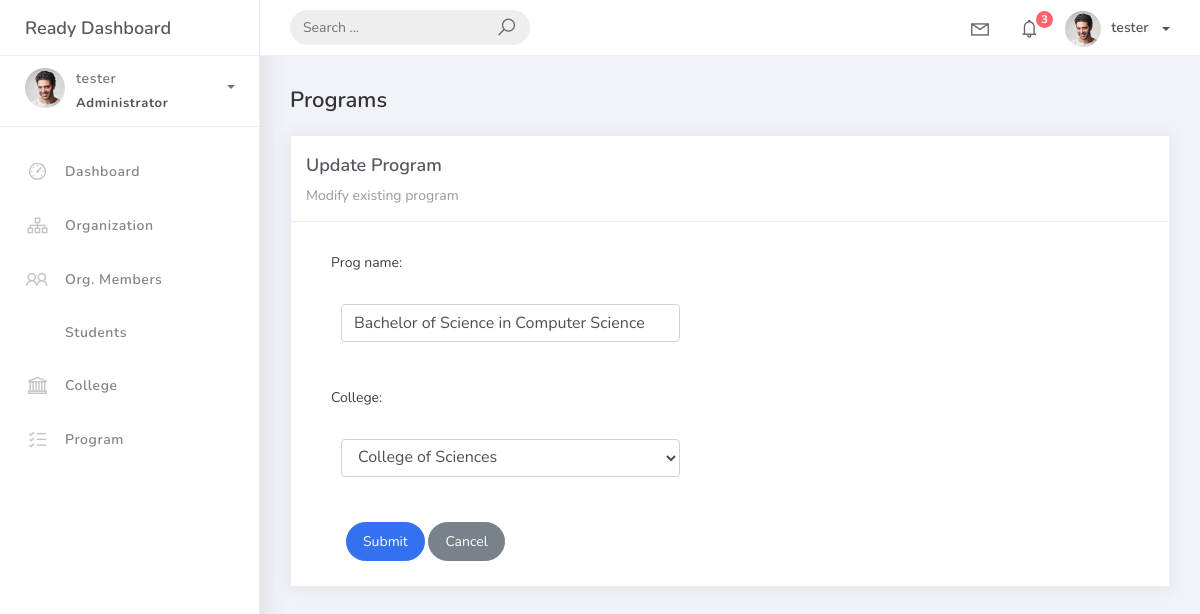
The page /program_list/1 (signed in) on the database its author committed.
### studentorg/models.py (models this page shows, shortened)
class BaseModel(models.Model):
    created_at = models.DateTimeField(auto_now_add=True, db_index=True)
    updated_at = models.DateTimeField(auto_now=True)
    class Meta:
        abstract = True

class Program(BaseModel):
    prog_name = models.CharField(max_length=150)
    college = models.ForeignKey(College, on_delete=models.CASCADE)

### studentorg/views.py (the view)
# urls.py: path('program_list/<pk>', ProgramUpdateView.as_view(), name='program-update'),
class ProgramUpdateView(LoginRequiredMixin, UpdateView):
    model = Program
    form_class = ProgramForm
    template_name = 'program_form.html'
    success_url = reverse_lazy('program-list')

### studentorg/forms.py
class ProgramForm(ModelForm):
    class Meta:
        model = Program
        fields = "__all__"

### studentorg/models.py (called while the page is built)
    def __str__(self):
        return self.college_name

### templates/program_form.html (shortened to what this page needs)
{% extends 'base.html' %} {% load static %} {% block content %}
<div class="content">
    <div class="container-fluid">
        <h4 class="page-title">Programs</h4>
        <div class="row">
            <div class="col-md-12">
                <div class="card">
                    <div class="card-header">
                        <div class="card-title">{% if object %}Update Program{% else %}Add New Program{% endif %}</div>
                        <div class="card-category">{% if object %}Modify existing program{% else %}Create new program record{% endif %}</div>
                    </div>
                    <div class="col-md-6">
                        <div class="card-body">
                            <form class="" action="" method="post" novalidate>
                                {% include 'includes/form.html' %}
                                <div class="form-group">
                                    <div class="col-md-12 col-sm-3">
                                        <button type="submit" class="btn btn-primary btn-rounded">Submit</button>
                                        <a href="{% url 'program-list' %}" class="btn btn-secondary btn-rounded">Cancel</a>
                                    </div>
                                </div>
                            </form>
                        </div>
                    </div>
                </div>
            </div>
        </div>
    </div>
</div>
{% endblock %}

### templates/base.html (shortened to what this page needs)
{% load static %}
<!DOCTYPE html>
<html>
<head>
	<link rel="stylesheet" href="{% static 'css/bootstrap.min.css' %}">
	<link rel="stylesheet" href="{% static 'css/ready.css' %}">
    <link rel="stylesheet" href="{% static 'css/demo.css' %}">
</head>
<body>
	<div class="wrapper">
		<div class="main-header">
			<div class="logo-header">
				<a href="index.html" class="logo">
					Ready Dashboard
				</a>
			</div>
			<nav class="navbar navbar-header navbar-expand-lg">
				<div class="container-fluid">
					<form class="navbar-left navbar-form nav-search mr-md-3" action="">
						<div class="input-group">
							<input type="text" placeholder="Search ..." class="form-control">
							<div class="input-group-append">
								<span class="input-group-text">
									<i class="la la-search search-icon"></i>
								</span>
							</div>
						</div>
					</form>
					<ul class="navbar-nav topbar-nav ml-md-auto align-items-center">
						<li class="nav-item dropdown hidden-caret">
							<a class="nav-link dropdown-toggle" href="#" id="navbarDropdown" role="button" data-toggle="dropdown" aria-haspopup="true" aria-expanded="false">
								<i class="la la-envelope"></i>
							</a>
						</li>
						<li class="nav-item dropdown hidden-caret">
							<a class="nav-link dropdown-toggle" href="#" id="navbarDropdown" role="button" data-toggle="dropdown" aria-haspopup="true" aria-expanded="false">
								<i class="la la-bell"></i>
								<span class="notification">3</span>
							</a>
						</li>
						<li class="nav-item dropdown">
							<a class="dropdown-toggle profile-pic" data-toggle="dropdown" href="#" aria-expanded="false"> <img src="{% static 'img/profile.jpg' %}" alt="user-img" width="36" class="img-circle"><span >{{ request.user.username }}</span></span> </a>
							</li>
						</ul>
					</div>
				</nav>
			</div>
			<div class="sidebar">
				<div class="scrollbar-inner sidebar-wrapper">
					<div class="user">
						<div class="photo">
							<img src="{% static 'img/profile.jpg' %}">
						</div>
						<div class="info">
							<a class="" data-toggle="collapse" href="#collapseExample" aria-expanded="true">
								<span>
									{{ request.user.username }}
									<span class="user-level">Administrator</span>
									<span class="caret"></span>
								</span>
							</a>
						</div>
					</div>
					<ul class="nav">
						<li class="nav-item">
							<a href="index.html">
								<i class="la la-dashboard"></i>
								<p>Dashboard</p>
							</a>
						</li>
						<li class="nav-item">
        <a href="{% url 'organization-list' %}">
            <i class="la la-sitemap"></i>
            <p>Organization</p>
        </a>
    </li>
    <li class="nav-item">
        <a href="{% url 'orgmember-list' %}">
            <i class="la la-users"></i>
            <p>Org. Members</p>
        </a>
    </li>
    <li class="nav-item">
        <a href="{% url 'student-list' %}">
            <p>Students</p>
        </a>
    </li>
    <li class="nav-item">
        <a href="{% url 'college-list' %}">
            <i class="la la-university"></i>
            <p>College</p>
        </a>
    </li>
    <li class="nav-item">
        <a href="{% url 'program-list' %}">
            <i class="la la-list-alt"></i>
            <p>Program</p>
        </a>
    </li>
					</ul>
				</div>
			</div>
			<div class="main-panel">
                {% block content %}
                {% endblock %}
			</div>
		</div>
</body>
</html>

### templates/includes/form.html (shortened to what this page needs)
{% load widget_tweaks %}
{% for field in form %}
<div class="field item form-group">
<label>{{ field.label_tag }}</label>
<div class="form-group">
{% render_field field class="form-control" %}
</div>
</div>
{% endfor %}

### rows shown on the page
Program: prog_name "Bachelor of Science in Computer Science" "College of Sciences"

### other values the page prints
{{ request.user.username }} "tester"
{{ field.label_tag }} "Prog name:" "College:"
